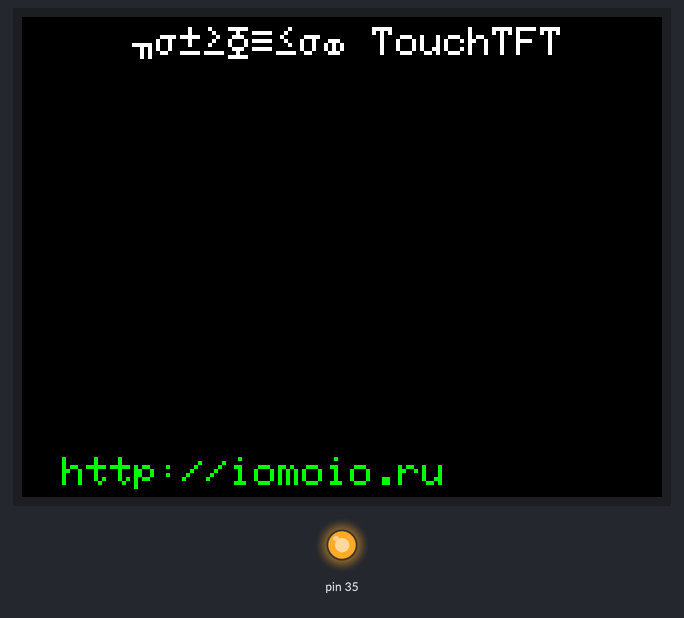
This sketch was run on a simulated Arduino Mega 2560, built with avr-gcc and run on an emulated ATmega2560. On the bench: 320×240 colour display, output pins drawn as LEDs (lit = HIGH).

Above: at 0.2 s.
Timing chart, 0 to 1.7 s (numbered marks = the images above):
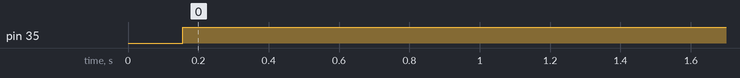

The sketch:

iomoio_240x320_touch_test.ino
```cpp
// Видеообзоры и уроки работы с ARDUINO на YouTube-канале IOMOIO: https://www.youtube.com/channel/UCmNXABaTjX_iKH28TTJpiqA

#include "Adafruit_GFX.h"     // Библиотека обработчика графики
#include "Adafruit_ILI9341.h" // Программные драйвера для дисплеев ILI9341
// #include "URTouch.h"          // Библиотека для работы с сенсорным экраном

#define TFT_DC 49              // Пин подключения вывода D/C дисплея
#define TFT_CS 53             // Пин подключения вывода CS дисплея
// Для управления очисткой экрана с помощью кнопки RESET на Arduino подключить вывод дисплея RESET через резистор к пину RESET на плате Arduino
// Для Mega 2560 вывод дисплея RESET, если не подключен в пин RESET на Arduino, подключить в 3.3V (без резистора), либо в 5V (с резистором)
#define TFT_RST 48             // Пин подключения вывода RESET (Если подключен к питанию или кнопке, то эту строку закомментировать, а следующую раскомментировать)
// #define TFT_RST -1         // Если вывод дисплея RESET подключен к питанию или через кнопку RESET на Arduino
// Uno Hardware SPI
#define TFT_MISO 50           // Пин подключения вывода дисплея SDO(MISO)
#define TFT_MOSI 51           // Пин подключения вывода дисплея SDI(MOSI)
#define TFT_CLK 52            // Пин подключения вывода дисплея SCK
/*
//  Mega 2560 Hardware SPI
#define TFT_MOSI 51           // Пин подключения вывода дисплея SDI(MOSI)
#define TFT_CLK 52            // Пин подключения вывода дисплея SCK
#define TFT_MISO 50           // Пин подключения вывода дисплея SDO(MISO)
*/


Adafruit_ILI9341 tft = Adafruit_ILI9341(TFT_CS, TFT_DC, TFT_MOSI, TFT_CLK, TFT_RST, TFT_MISO);  // Создаем объект дисплея и сообщаем библиотеке распиновку для работы с графикой

#define t_SCK 3               // Пин подключения вывода дисплея T_CLK
#define t_CS 4                // Пин подключения вывода дисплея T_CS
#define t_MOSI 5              // Пин подключения вывода дисплея T_DIN
#define t_MISO 6              // Пин подключения вывода дисплея T_DOUT
#define t_IRQ 7               // Пин подключения вывода дисплея T_IRQ

// URTouch ts(t_SCK, t_CS, t_MOSI, t_MISO, t_IRQ); // Создаем объект сенсорного модуля и сообщаем библиотеке распиновку для работы с ним

void setup(){
  tft.begin();                      // Инициализируем начало работы с графическим дисплеем
  tft.setRotation(1);               // Переводим дисплей в альбомную ориентацию

  // ts.InitTouch();                   // Инициализируем сенсорный модуль дисплея
  // ts.setPrecision(PREC_EXTREME);    // Определяем необходимую точность обработки нажатий: PREC_LOW - низкая, PREC_MEDIUM - средняя, PREC_HI - высокая, PREC_EXTREME - максимальная

  tft.setTextColor(ILI9341_WHITE);  // Определяем цвет текста для вывода на дисплей
  tft.setTextSize(2);               // Определяем размер шрифта для вывода на дисплей
  tft.setCursor(55,5);              // Определяем координаты верхнего левого угла области вывода
  tft.print(utf8rus("Тестируем") + " TouchTFT");  // Выводим текст; Функция utf8rus конвертирует текст в русский, если библиотека Adafruit_GFX оптимизирована для работы с кириллицей
  tft.setTextColor(ILI9341_GREEN);  // Определяем цвет текста для вывода на экран
  tft.setCursor(20,220);            // Определяем координаты верхнего левого угла области вывода
  tft.print("http://iomoio.ru");    // Выводим текст
  pinMode(35, OUTPUT);
}

void loop()
{
  digitalWrite(35, HIGH);
  int x, y;                         // Переменные для работы с координатами нажатий

  // while(ts.dataAvailable())         // Пока имеются данные с сенсорного модуля
  // {
  //   ts.read();                      // Считываем с него данные
  //   x = ts.getX();                  // Считываем координату нажатия X
  //   y = ts.getY();                  // Считываем координату нажатия Y
  //   if((x!=-1) && (y!=-1))          // Если обе координаты в положительном диапазоне (т.е. если есть нажатие)
  //   {
  //     x += 13;                      // Корректируем координату с учетом калибровочных данных
  //     y += 4;                       // Корректируем координату с учетом калибровочных данных
  //     int radius = 4;               // Определяем радиус разрисовки
  //     tft.fillCircle(x, y, radius, ILI9341_YELLOW); // Рисуем окружность, закрашенную желтым
  //   }
  // }
}
// Начало функции обработки кириллических символов
String utf8rus(String source)  // Функция для конвертации русских символов из двубайтовой кодировки в однобайтовую
{
  int i,k;
  String target;
  unsigned char n;
  char m[2] = { '0', '\0' };
  k = source.length(); i = 0;
  while (i < k) {
    n = source[i]; i++;

    if (n >= 0xBF){
      switch (n) {
        case 0xD0: {
          n = source[i]; i++;
          if (n == 0x81) { n = 0xA8; break; }
          if (n >= 0x90 && n <= 0xBF) n = n + 0x2F;
          break;
        }
        case 0xD1: {
          n = source[i]; i++;
          if (n == 0x91) { n = 0xB7; break; }
          if (n >= 0x80 && n <= 0x8F) n = n + 0x6F;
          break;
        }
      }
    }
    m[0] = n; target = target + String(m);
  }
  return target;
}
// Конец функции обработки кириллических символов
```

Measured:
- by itself, pin 35: LOW → HIGH at 0.16 s
